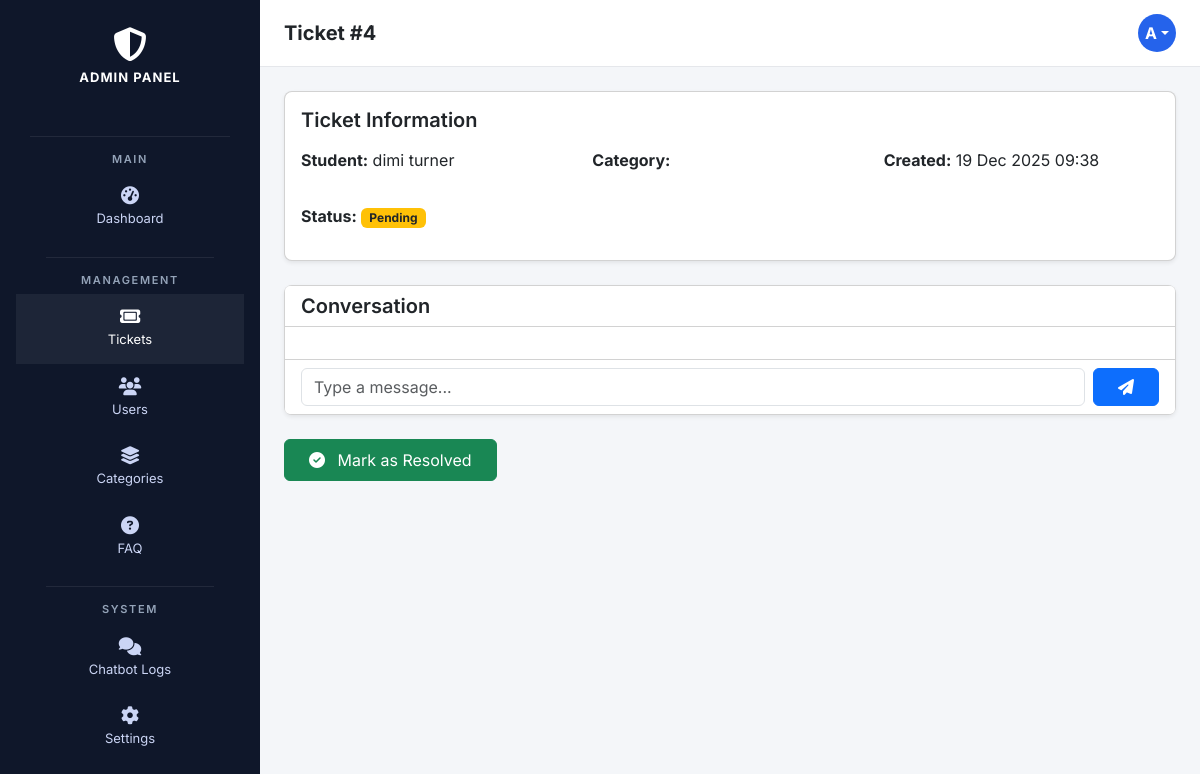
The page /admin/ticket-details.php?id=4 (signed in) on the database its author committed.
### tables this page shows
CREATE TABLE `tickets` (
  `id` int(11) NOT NULL,
  `student_id` int(11) DEFAULT NULL,
  `student_name` varchar(255) DEFAULT NULL,
  `subject` varchar(255) DEFAULT NULL,
  `category` varchar(255) DEFAULT NULL,
  `assigned_to` varchar(255) DEFAULT NULL,
  `status` enum('pending','in_progress','resolved') DEFAULT 'pending',
  `created_at` timestamp NOT NULL DEFAULT current_timestamp(),
  `category_id` int(11) DEFAULT NULL,
  `description` text DEFAULT NULL,
  `attachment` varchar(255) DEFAULT NULL
);

### admin/ticket-details.php (the view, shortened to what this page needs)
<?php
require_once "../config/db.php";
$ticket_id = (int)$_GET['id'];
$stmt = $conn->prepare("
    SELECT t.*, c.name AS category_name
    FROM tickets t
    LEFT JOIN categories c ON t.category_id = c.id
    WHERE t.id = ?
");
$stmt->execute([$ticket_id]);
$ticket = $stmt->fetch(PDO::FETCH_ASSOC);
$badge = match($ticket['status']) {
    'pending' => 'bg-warning text-dark',
    'in_progress' => 'bg-primary',
    'resolved' => 'bg-success',
    default => 'bg-secondary'
};
$email = $_SESSION['email'];
$initials = strtoupper($email[0]);
?>
<!DOCTYPE html>
<html lang="en">
<head>
<link href="https://cdn.jsdelivr.net/npm/bootstrap@5.3.0/dist/css/bootstrap.min.css" rel="stylesheet">
<link href="https://cdnjs.cloudflare.com/ajax/libs/font-awesome/6.5.0/css/all.min.css" rel="stylesheet">
</head>
<body>
<div class="d-flex">
<aside class="sidebar">
    <div class="sidebar-header">
        <i class="fa-solid fa-shield-halved"></i>
        <h5>ADMIN PANEL</h5>
    </div>
    <div class="sidebar-divider"></div>
    <div class="sidebar-nav px-3">
        <div class="sidebar-section">MAIN</div>
        <a href="dashboard.php"><i class="fa-solid fa-gauge-high"></i><span>Dashboard</span></a>
        <div class="sidebar-divider"></div>
        <div class="sidebar-section">MANAGEMENT</div>
        <a href="tickets.php" class="active"><i class="fa-solid fa-ticket"></i><span>Tickets</span></a>
        <a href="manage_users.php"><i class="fa-solid fa-users"></i><span>Users</span></a>
        <a href="manage_categories.php"><i class="fa-solid fa-layer-group"></i><span>Categories</span></a>
        <a href="manage_faq.php"><i class="fa-solid fa-circle-question"></i><span>FAQ</span></a>
        <div class="sidebar-divider"></div>
        <div class="sidebar-section">SYSTEM</div>
        <a href="chatbot_logs.php"><i class="fa-solid fa-comments"></i><span>Chatbot Logs</span></a>
        <a href="settings.php"><i class="fa-solid fa-gear"></i><span>Settings</span></a>
    </div>
</aside>
<main class="flex-grow-1">
<div class="topbar">
<h5 class="fw-bold mb-0">Ticket #<?= $ticket['id'] ?></h5>
<div class="dropdown">
<div class="avatar dropdown-toggle" data-bs-toggle="dropdown"><?= $initials ?></div>
</div>
</div>
<div class="p-4">
<div class="card shadow-sm mb-4">
<div class="card-body">
<h5 class="fw-semibold mb-3">Ticket Information</h5>
<div class="row g-3">
<div class="col-md-4"><p><strong>Student:</strong> <?= htmlspecialchars($ticket['student_name']) ?></p></div>
<div class="col-md-4"><p><strong>Category:</strong> <?= htmlspecialchars($ticket['category_name']) ?></p></div>
<div class="col-md-4"><p><strong>Created:</strong> <?= date('d M Y H:i', strtotime($ticket['created_at'])) ?></p></div>
<div class="col-md-4"><p><strong>Status:</strong> <span class="badge <?= $badge ?> px-2 py-1"><?= ucfirst(str_replace('_',' ',$ticket['status'])) ?></span></p></div>
</div>
</div>
</div>
<div class="card shadow-sm chat-card mb-4">
    <div class="card-header bg-white">
        <h5 class="fw-semibold mb-0">Conversation</h5>
    </div>
    <div class="card-body chat-body" id="chatMessages">
    </div>
    <div class="card-footer bg-white d-flex gap-2">
        <input type="text" id="chatInput" class="form-control" placeholder="Type a message..." required>
        <button id="sendBtn" class="btn btn-primary px-4"><i class="fa-solid fa-paper-plane"></i></button>
    </div>
</div>
<?php if($ticket['status'] !== 'resolved'): ?>
<form method="post" action="ticket-details.php?id=<?= $ticket_id ?>">
    <button name="resolve" class="btn btn-success px-4 py-2">
    <i class="fa-solid fa-check-circle me-2"></i> Mark as Resolved
    </button>
</form>
<?php endif; ?>
</div>
</main>
</div>
</body>
</html>

### admin/ticket-details.php (style rules this page uses)
body { font-family:'Inter',sans-serif;background:#f4f6f9 }
.sidebar { width:260px;background:#0f172a;color:white;min-height:100vh;display:flex;flex-direction:column }
.sidebar-header { text-align:center;padding:28px 20px }
.sidebar-header i { font-size:34px;margin-bottom:8px }
.sidebar-header h5 { font-weight:700;letter-spacing:.08em;font-size:13px }
.sidebar-divider { height:1px;background:rgba(255,255,255,.08);margin:14px 30px }
.sidebar-section { text-align:center;font-size:11px;letter-spacing:.15em;color:#94a3b8;margin-bottom:6px;font-weight:600 }
.sidebar-nav a { display:flex;flex-direction:column;align-items:center;padding:14px 0;color:#cbd5f5;text-decoration:none }
.sidebar-nav a i { font-size:18px;margin-bottom:4px }
.sidebar-nav a span { font-size:13px }
.sidebar-nav a:hover,.sidebar-nav a.active { background:rgba(255,255,255,.06);color:white }
.topbar { background:white;padding:14px 24px;border-bottom:1px solid #e5e7eb;display:flex;justify-content:space-between;align-items:center }
.avatar { width:38px;height:38px;border-radius:50%;background:#2563eb;color:white;display:flex;align-items:center;justify-content:center;font-weight:700;cursor:pointer }
.card { border-radius:0.5rem }
.chat-card .chat-body { max-height:400px;overflow-y:auto }

### rows shown on the page
tickets: id "4", student_name "dimi turner", created_at "19 Dec 2025 09:38", status "Pending"

### other values the page prints
$initials "A"
